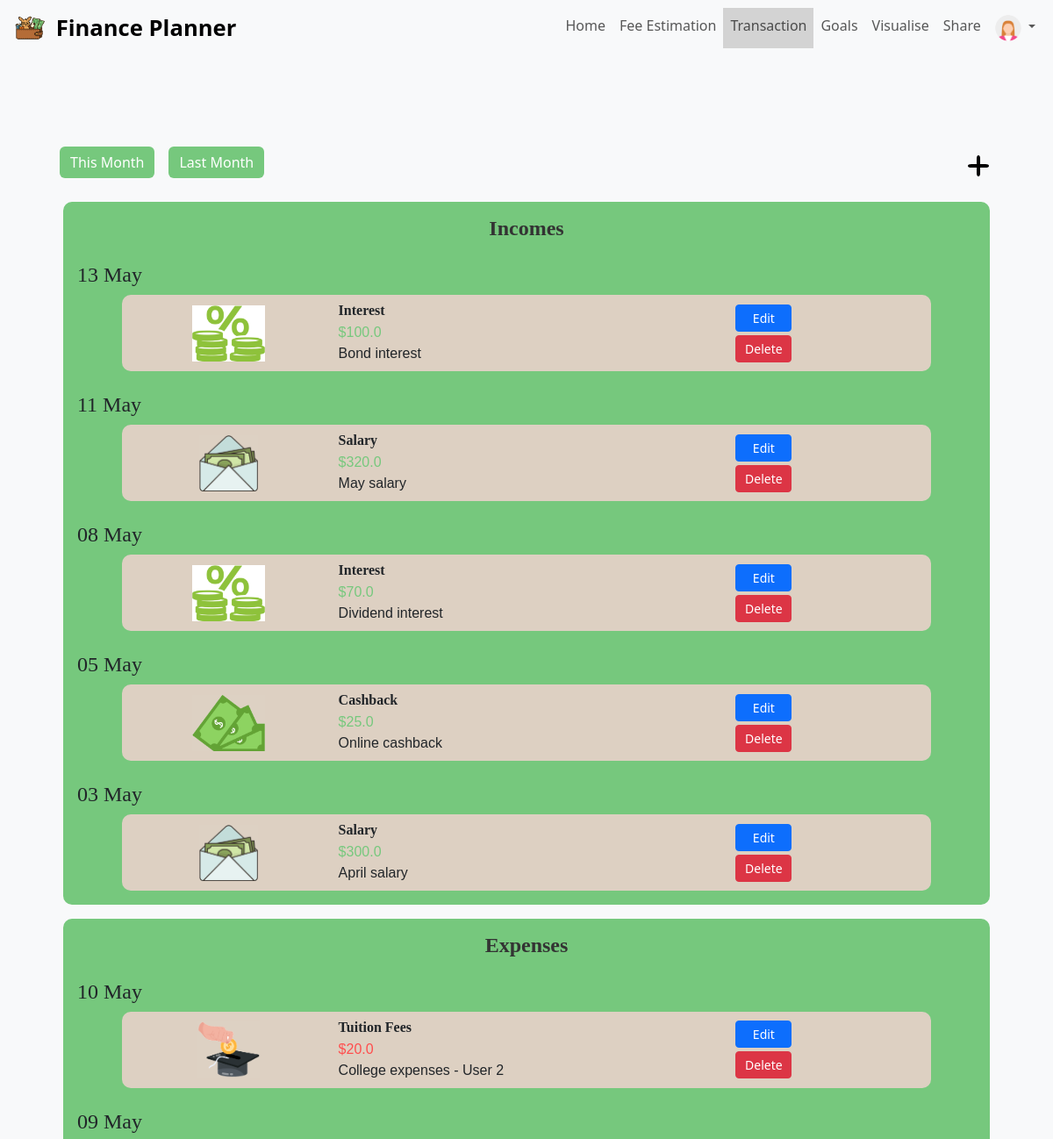
/transaction (signed in, upper part), run on an earlier commit of the app's database.
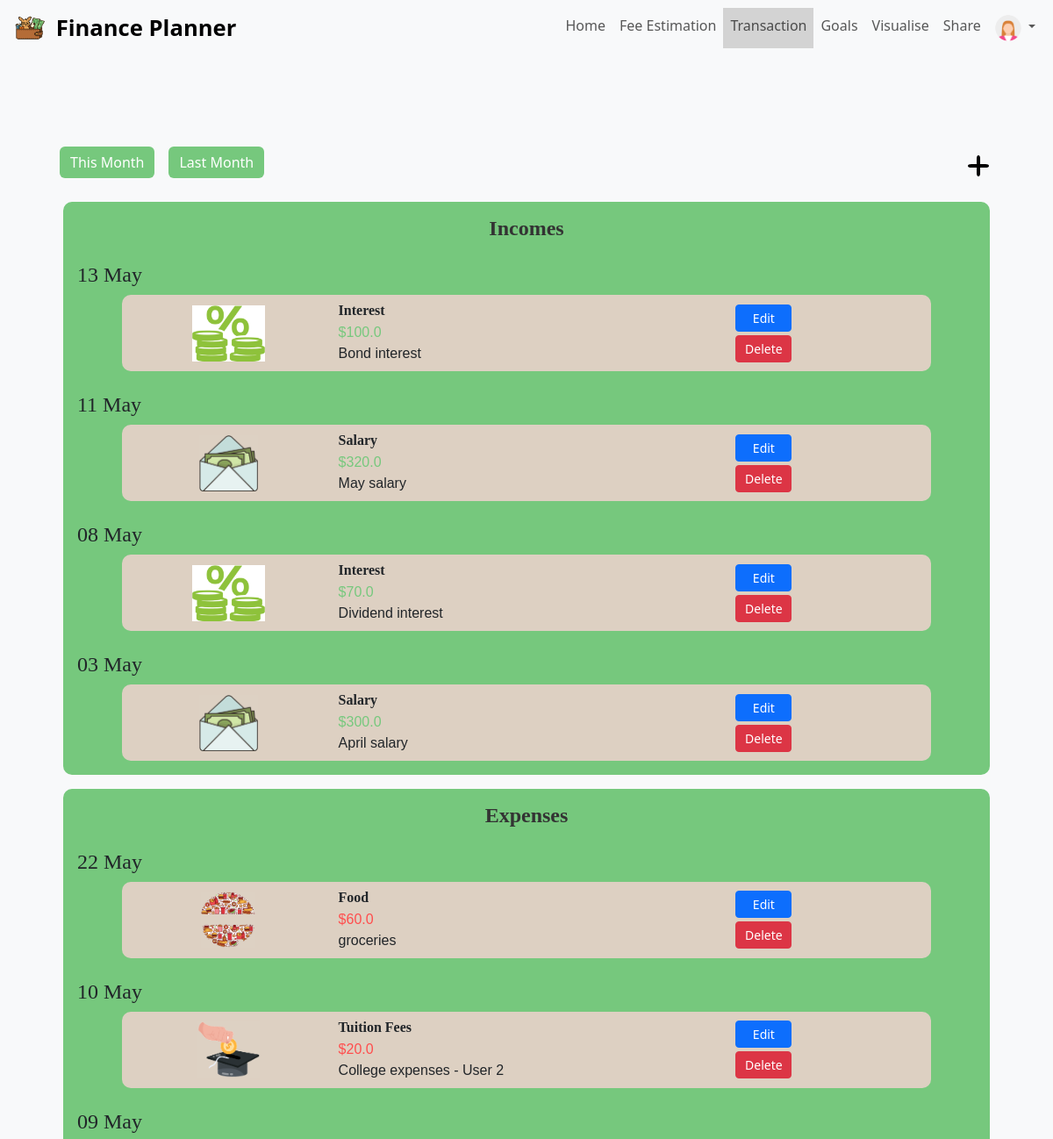
And on a later commit of the database.
### app/models/income.py (models this page shows, shortened)
class Income(db.Model):
    __tablename__ = "incomes"
    id = db.Column(db.Integer, primary_key=True)
    user_id = db.Column(db.Integer, db.ForeignKey("users.id"), nullable=False)
    amount = db.Column(db.Float, nullable=False)
    date = db.Column(db.DateTime, nullable=False)
    description = db.Column(db.String(200))
    category_id = db.Column(db.Integer, db.ForeignKey("categoriesin.id"), nullable=False)
    category = db.relationship("Categoryin", back_populates="incomes", lazy="select")

### app/models/incategory.py (models this page shows, shortened)
class Categoryin(db.Model):
    __tablename__ = "categoriesin"
    id = db.Column(db.Integer, primary_key=True)
    category = db.Column(db.String(50), nullable=False, unique=True)
    icon = db.Column(db.String(100), nullable=True)  # Optional image URL
    incomes = db.relationship("Income", back_populates="category", lazy="select")

### app/models/spending.py (models this page shows, shortened)
class Spending(db.Model):
    __tablename__ = "spendings"
    id = db.Column(db.Integer, primary_key=True)
    user_id = db.Column(db.Integer, db.ForeignKey("users.id"), nullable=False)
    amount = db.Column(db.Float, nullable=False)
    date = db.Column(db.DateTime, nullable=False)
    description = db.Column(db.String(200))
    category_id = db.Column(db.Integer, db.ForeignKey("categories.id"), nullable=False)

### app/models/categories.py (models this page shows, shortened)
class Category(db.Model):
    __tablename__ = "categories"
    id = db.Column(db.Integer, primary_key=True)
    category = db.Column(db.String(50), nullable=False, unique=True)
    budget_simple = db.Column(db.Float, nullable=False)
    budget_quality = db.Column(db.Float, nullable=False)
    budget_luxury = db.Column(db.Float, nullable=False)
    icon = db.Column(db.String(100), nullable=True)  # Optional image URL
    spendings = db.relationship("Spending", backref="category", lazy=True)

### app/routes/transaction.py (the view)
@bp.route("/transaction", methods=["GET", "POST"])
@login_required
def transaction():
    form = DeleteForm()
    spendings = Spending.query.filter_by(user_id=current_user.id).order_by(Spending.date.desc()).all()
    incomes = Income.query.filter_by(user_id=current_user.id).order_by(Income.date.desc()).all()
    if request.method == "POST":
        period = request.form.get("period", "month")
        filtered_spendings = filter_transactions(spendings, period)
        filtered_incomes = filter_transactions(incomes, period)
        categorized_spendings = group_transactions_by_month(filtered_spendings)
        categorized_incomes = group_transactions_by_month(filtered_incomes)
    else:
        categorized_spendings = group_transactions_by_month(spendings)
        categorized_incomes = group_transactions_by_month(incomes)
    now = datetime.utcnow()
    current_year = now.year
    current_month = now.month
    month = request.args.get('month', type=int, default=current_month)
    year = request.args.get('year', type=int, default=current_year)
    start_date = datetime(year, month, 1)
    end_date = datetime(year, month, monthrange(year, month)[1])
    spendings = [
        transaction for sublist in categorized_spendings.values()
        for transaction in sublist
        if start_date <= transaction.date <= end_date
    ]
    incomes = [
        transaction for sublist in categorized_incomes.values()
        for transaction in sublist
        if start_date <= transaction.date <= end_date
    ]
    if current_month == 1:
        last_month = 12
        last_month_year = current_year - 1
    else:
        last_month = current_month - 1
        last_month_year = current_year
    unique_months_spendings = set((transaction.date.year, transaction.date.month) for sublist in categorized_spendings.values() for transaction in sublist)
    unique_months_incomes = set((transaction.date.year, transaction.date.month) for sublist in categorized_incomes.values() for transaction in sublist)
    unique_months = unique_months_spendings.union(unique_months_incomes)
    past_months = [{"month": m, "year": y} for y, m in sorted(unique_months, reverse=True)]
    past_months = [
        month for month in past_months
        if not (month["year"] == current_year and month["month"] == current_month) and
           not (month["year"] == last_month_year and month["month"] == last_month)
    ]
    show_dropdown = len(past_months) > 0
    return render_template('transaction.html',
                           spendings=spendings,
                           incomes=incomes,
                           past_months=past_months,
                           show_dropdown=show_dropdown,
                           current_month=current_month,
                           current_year=current_year,
                           last_month=last_month,
                           last_month_year=last_month_year,
                           form=form)

### app/templates/transaction.html (shortened to what this page needs)
{% extends "base.html" %}
{% block content %}
<section>
    <div class="d-flex flex-wrap justify-content-between align-items-center my-3">
        <div class="d-flex flex-wrap">
            <button class="btn btn-primary mx-2 mb-2" style="background-color: #76c87d; border: none;" onclick="window.location.href='?month={{ current_month }}&year={{ current_year }}'">
                This Month
            </button>
            <button class="btn btn-secondary mx-2 mb-2" style="background-color: #76c87d; border: none;" onclick="window.location.href='?month={{ last_month }}&year={{ last_month_year }}'">
                Last Month
            </button>
        </div>
        <div class="dropdown">
            <button class="btn btn-light d-flex align-items-center justify-content-center"
                    type="button" id="dropdownMenuButton" data-bs-toggle="dropdown" aria-expanded="false"
                    style="border: none; background: none; padding: 5px; cursor: pointer;">
                <svg xmlns="http://www.w3.org/2000/svg" viewBox="0 0 100 100" width="40" height="40" fill="black">
                    <rect x="20" y="45" rx="10" ry="10" width="60" height="10" />
                    <rect x="45" y="20" rx="10" ry="10" width="10" height="60" />
                </svg>
            </button>
        </div>
    </div>
    {% if incomes or spendings %}
    <div class="container-fluid mb-4">
        {% if incomes %}
            <div style="background-color: #76c87d; border-radius: 10px; padding: 1rem; margin-bottom: 1rem;">
                <h2 class="text-center header_font">Incomes</h2>
                {% set ns = namespace(previous_date=None) %}
                {% for income in incomes %}
                    {% if not ns.previous_date or income.date.date() != ns.previous_date %}
                        <h3 class="mt-4 header_font">{{ income.date.strftime("%d %B") }}</h3>
                        {% set ns.previous_date = income.date.date() %}
                    {% endif %}
                    <div class="row justify-content-center align-items-center mx-auto mt-2"
                        style="background-color: #ddd0c2; width: 90%; border-radius: 10px; padding: 0.5rem;">
                        <div class="col-3 d-flex align-items-center justify-content-center" style="padding: 0;">
                            <img
                                src="{{ url_for('static', filename='image/icon/' + income.category.icon) }}"
                                alt="{{ income.category.category | replace('_', ' ') | title }}"
                                style="max-height: 4rem;"
                            >
                        </div>
                        <div class="col-6 d-flex flex-column justify-content-center">
                            <h3 class="header_font mb-1 fs-6 smaller_font">
                                <strong>{{ income.category.category | replace('_', ' ') | title }}</strong>
                            </h3>
                            <p class="text_font mb-0 fs-6 smaller_font income">
                                ${{ income.amount }}
                            </p>
                            {% if income.description %}
                                <p class="text_font mb-0 fs-6 smaller_font description">
                                    {{ income.description }}
                                </p>
                            {% endif %}
                        </div>
                        <div class="col-3 d-flex flex-column justify-content-center">
                            <a href="{{ url_for('income.income', income_id=income.id) }}"
                                class="btn btn-primary btn-sm mb-1" style="width: 4rem; text-align: center;">Edit</a>
                            <form action="{{ url_for('trans.delete_transaction', transaction_id=income.id, transaction_type='income') }}" method="POST" style="display: inline;">
                                <button type="submit" class="btn btn-danger btn-sm" style="width: 4rem; text-align: center;">Delete</button>
                            </form>
                        </div>
                    </div>
                {% endfor %}
            </div>
        {% endif %}
        {% if spendings %}
            <div style="background-color: #76c87d; border-radius: 10px; padding: 1rem;">
                <h2 class="text-center header_font">Expenses</h2>
                {% set ns = namespace(previous_date=None) %}
                {% for spending in spendings %}
                    {% if not ns.previous_date or spending.date.date() != ns.previous_date %}
                        <h3 class="mt-4 header_font">{{ spending.date.strftime("%d %B") }}</h3>
                        {% set ns.previous_date = spending.date.date() %}
                    {% endif %}
                    <div class="row justify-content-center align-items-center mx-auto mt-2"
                        style="background-color: #ddd0c2; width: 90%; border-radius: 10px; padding: 0.5rem;">
                        <div class="col-3 d-flex align-items-center justify-content-center" style="padding: 0;">
                            <img
                                src="{{ url_for('static', filename='image/icon/' + spending.category.icon ) }}"
                                alt="{{ spending.category.category | replace('_', ' ') | title}}"
                                style="max-height: 4rem;"
                            >
                        </div>
                        <div class="col-6 d-flex flex-column justify-content-center">
                            <h3 class="header_font mb-1 fs-6 smaller_font">
                                <strong>{{ spending.category.category | replace('_', ' ') | title }}</strong>
                            </h3>
                            <p class="text_font mb-0 fs-6 smaller_font cost">
                                ${{ spending.amount }}
                            </p>
                            {% if spending.description %}
                                <p class="text_font mb-0 fs-6 smaller_font description">
                                    {{ spending.description }}
                                </p>
                            {% endif %}
                        </div>
                        <div class="col-3 d-flex flex-column justify-content-center">
                            <a href="{{ url_for('upload.upload', spending_id=spending.id) }}"
                            class="btn btn-primary btn-sm mb-1" style="width: 4rem; text-align: center;">Edit</a>
                            <form action="{{ url_for('trans.delete_transaction', transaction_id=spending.id, transaction_type='spending') }}" method="POST" style="display: inline;">
                                <button type="submit" class="btn btn-danger btn-sm" style="width: 4rem; text-align: center;">Delete</button>
                            </form>
                        </div>
                    </div>
                {% endfor %}
            </div>
        {% endif %}
    </div>
{% else %}
    <p class="text-center text_font mt-3 fs-5">No transactions available for the selected month.</p>
{% endif %}
</section>
{% endblock %}

### app/templates/base.html (shortened to what this page needs)
<!DOCTYPE html>
<html lang="en">
<head>
    <link href="https://cdn.jsdelivr.net/npm/bootstrap@5.3.0/dist/css/bootstrap.min.css" rel="stylesheet">
    <link rel="stylesheet" href="{{ url_for('static', filename='css/estimation.css') }}">
    <link rel="stylesheet" href="{{ url_for('static', filename='css/style.css') }}">
    {% set scripts = ['js/behaviour.js', 'js/share.js', 'js/upload.js', 'js/visualise.js'] %}
</head>
<body>
    <nav class="navbar navbar-expand-lg navbar-light bg-light" style="margin-bottom: 0px;">
        <div class="container-fluid">
            <a class="navbar-brand" href="{{ url_for('main.index') }}" style="font-size: 1.6rem;">
                <img src="{{ url_for('static', filename='image/logo.png') }}" alt="logo" width="45" height="36" class="d-inline-block align-text-top">
                Finance Planner
            </a>
            <div class="navbar-collapse collapse" id="navbarNav">
                <ul class="navbar-nav ms-auto">
                    <li class="nav-item {% if request.endpoint=='main.index' %}myActive{% endif %}"><a class="nav-link" href="{{ url_for('main.index') }}" id="nav_home">Home</a></li>
                    <li class="nav-item {% if request.endpoint=='est.estimation' %}myActive{% endif %}"><a class="nav-link" href="{{ url_for('est.estimation') }}" id="nav_fee_estimation">Fee Estimation</a></li>
                    <li class="nav-item {% if request.endpoint=='trans.transaction' %}myActive{% endif %}"><a class="nav-link" href="{{ url_for('trans.transaction') }}" id="nav_transaction">Transaction</a></li>
                    {% if current_user.is_authenticated %}
                        <li class="nav-item {% if request.endpoint == 'goals.goals' %}myActive{% endif %}"><a class="nav-link" href="{{ url_for('goals.goals') }}" id="nav_goals">Goals</a></li>
                        <li class="nav-item {% if request.endpoint == 'visualise.visualise' %}myActive{% endif %}"><a class="nav-link" href="{{ url_for('visualise.visualise') }}" id="nav_visualise">Visualise</a></li>
                        <li class="nav-item {% if request.endpoint == 'share.share' %}myActive{% endif %}"><a class="nav-link" href="{{ url_for('share.share') }}" id="nav_share">Share</a></li>
                        <li class="nav-item dropdown" id="nav_user">
                            <a class="nav-link dropdown-toggle" href="#" id="userDropdown" role="button" data-bs-toggle="dropdown" aria-expanded="false">
                                {% if current_user.gender == "male" %}
                                    <img src="{{ url_for('static', filename='image/user-icon-male.png') }}" alt="User Image" class="rounded-circle" width="30" height="30">
                                {% elif current_user.gender == "female" %}
                                    <img src="{{ url_for('static', filename='image/user-icon-female.png') }}" alt="User Image" class="rounded-circle" width="30" height="30">
                                {% else %}
                                    <img src="{{ url_for('static', filename='image/user-icon.png') }}" alt="User Image" class="rounded-circle" width="30" height="30">
                                {% endif %}
                            </a>
                        </li>
                    {% else %}
                        <li class="nav-item"><a class="nav-link" href="{{ url_for('auth.login') }}" id="nav_login">Login</a></li>
                        <li class="nav-item"><a class="nav-link" href="{{ url_for('auth.register') }}" id="nav_register">Register</a></li>
                    {% endif %}
                </ul>
            </div>
        </div>
    </nav>
    <div class="container-fluid mt-4" style=" width: 100%; padding: 5%;">
        {% block content %}{% endblock %}
    </div>
</body>
</html>

What changed in the data, as far as the page shows it:
removed Income: date "05 May", icon (picture), category.category "Cashback", amount "25.0", description "Online cashback"
now on this page (row edited): Spending: date "22 May", icon (picture), category.category "Food", amount "60.0", description "groceries"
